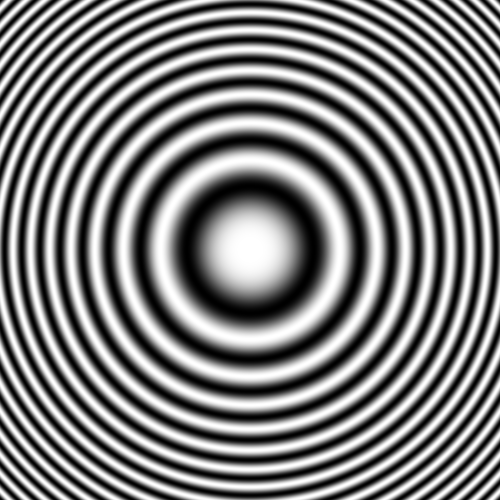
#> input picture zestaw2/PlytkaFresnela.png, 1000 x 1000 px (shown at 1/2 size)
$ python zad19.py ../zestaw2/PlytkaFresnela.png ../zestaw2/zad1a_profil_probki.png
#> lines starting #> are read from the running program, lines starting #| are printed output that depends on the picture; after the words box and inside, x2 and y2 are one past the last pixel; in counts of white or black regions, pixels touching at a corner belong together

import sys

import matplotlib.pyplot as plt
import numpy as np
from PIL import Image, ImageDraw, ImageFont

obraz = np.array(Image.open(sys.argv[1] if len(sys.argv) > 1 else "ZnalezienieSali_modified.png").convert("RGB"))
H, W = obraz.shape[:2]
#> H = 1000; W = 1000
KANALY = "RGB"

# ---------------- (a) przegląd płaszczyzn bitowych ----------------
# płaszczyzna n = (kanał AND 2^n) > 0 ; pokazujemy ją jako 0/255
fig, ax = plt.subplots(3, 8, figsize=(20, 6.5))
print("udział jedynek w płaszczyznach bitowych (zwykły obraz: ok. 0.5, ukryty obraz: wyraźnie inaczej)")
for c in range(3):
    udzialy = []
    for n in range(8):
        plaszczyzna = (obraz[..., c] & (1 << n)) > 0
        udzialy.append(plaszczyzna.mean())
        ax[c, n].imshow(plaszczyzna, cmap="gray"); ax[c, n].axis("off")
        ax[c, n].set_title(f"{KANALY[c]}  bit {n}  (AND {1 << n:08b})", fontsize=8)
    print(f"  {KANALY[c]}: " + "  ".join(f"b{n}={u:.3f}" for n, u in enumerate(udzialy)))
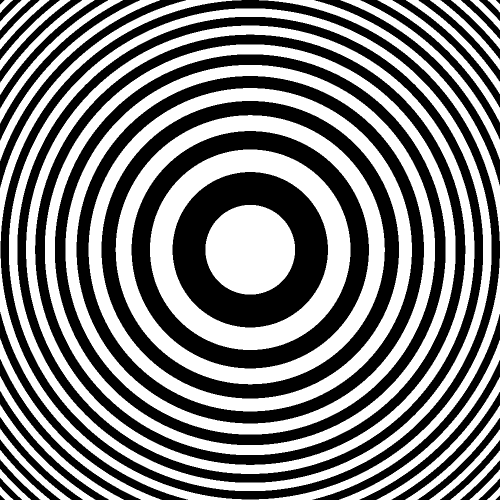
#> plaszczyzna: shape (1000, 1000) bool (shown at 1/2 size); 49.9% white; 38 white regions, largest, box (x1, y1, x2, y2) and area: (90, 89, 911, 910) 50536, (18, 17, 983, 982) 50532, (52, 51, 949, 948) 50532
fig.tight_layout(); fig.savefig("z19a_wszystkie_plaszczyzny.png", dpi=80); plt.close(fig)
#> after `fig.tight_layout()`:
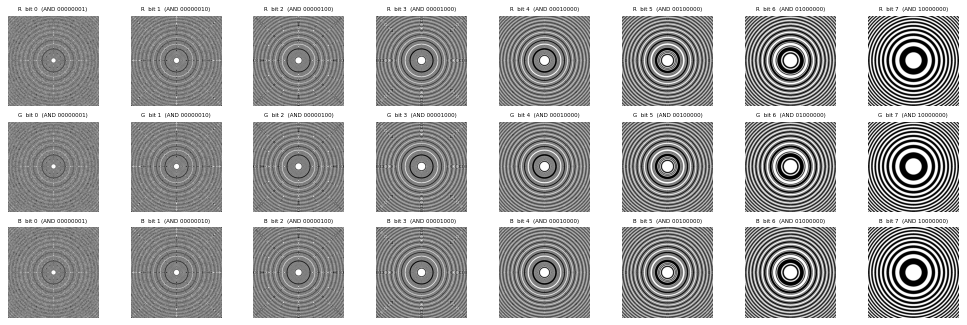
#> figure drawn by matplotlib, 24 panels

# kanał i bit z ukrytym obrazem: płaszczyzna, która najbardziej odbiega od "losowej" (0.5)
odchylenie = [[abs(((obraz[..., c] >> n) & 1).mean() - 0.5) for n in range(3)] for c in range(3)]
#> odchylenie = [[0.00228, 0.000195, 0.000834], [0.00228, 0.000195, 0.000834], [0.00228, 0.000195, 0.000834]]
c_ukr, n_ukr = np.unravel_index(np.argmax(odchylenie), (3, 3))
#> c_ukr = 0; n_ukr = 0
ukryty = ((obraz[..., c_ukr] >> n_ukr) & 1) * 255
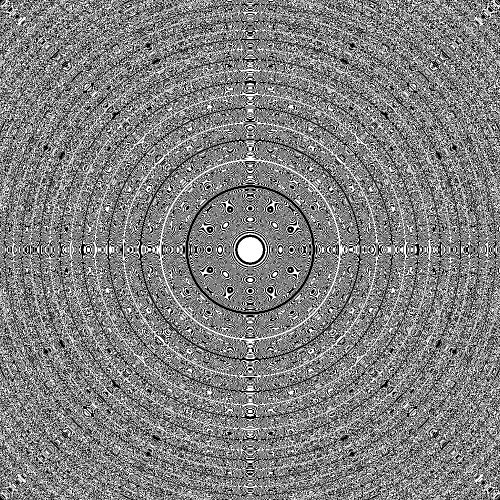
#> ukryty: shape (1000, 1000) (shown at 1/2 size); 50.2% white; black in thin lines or dots
Image.fromarray(ukryty.astype(np.uint8)).save("z19a_ukryty_obraz.png")
print(f"\n(a) ukryty obraz: kanał {KANALY[c_ukr]}, bit {n_ukr}  -> z19a_ukryty_obraz.png")
#| (a) ukryty obraz: kanał R, bit 0  -> z19a_ukryty_obraz.png

# ---------------- (b) ukrycie własnego obrazu ----------------
if len(sys.argv) > 2:
    wiad = Image.open(sys.argv[2]).convert("L").resize((W, H))
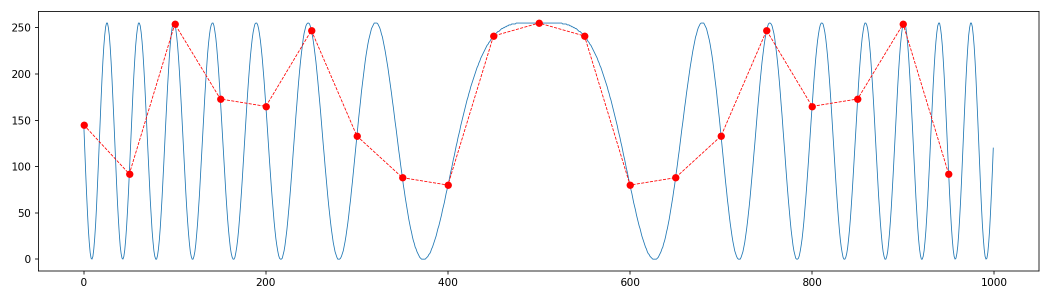
#> input picture zestaw2/zad1a_profil_probki.png, 2100 x 600 px (shown at 1/2 size)
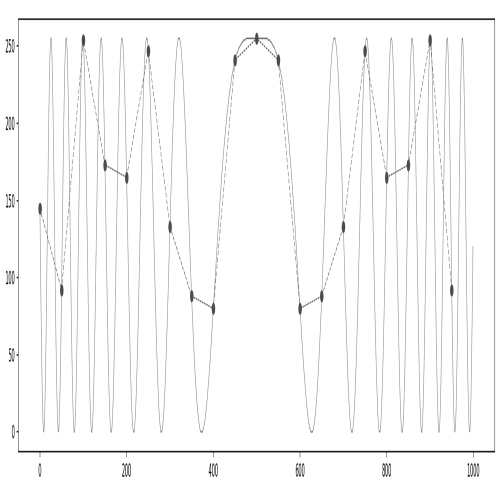
#> wiad: PIL image 1000x1000 L (shown at 1/2 size); min 0, max 255, mean 248.5
else:
    wiad = Image.new("L", (W, H), 0)
    d = ImageDraw.Draw(wiad)
    try:
        font = ImageFont.truetype("DejaVuSans-Bold.ttf", 52)
    except OSError:
        try:
            font = ImageFont.truetype("arial.ttf", 52)
        except OSError:
            font = ImageFont.load_default()
    d.text((W // 2, H // 2 - 50), "Zestaw 3 - PO", font=font, fill=255, anchor="mm")
    d.text((W // 2, H // 2 + 40), "ukryta wiadomość: π ≈ 3.14159", font=font, fill=255, anchor="mm")
    d.rectangle([20, 20, W - 21, H - 21], outline=255, width=8)
bity = (np.array(wiad) > 127).astype(np.uint8)        # 0/1
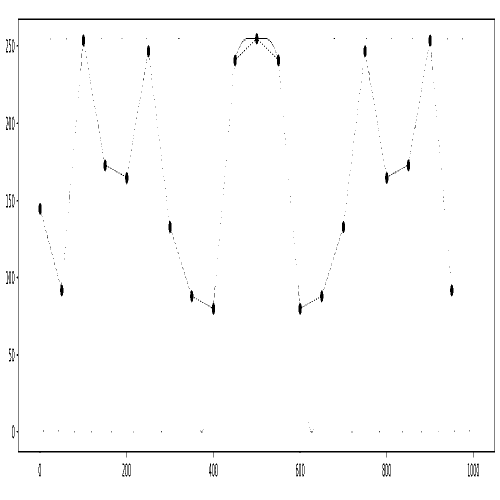
#> bity: shape (1000, 1000) (shown at 1/2 size); values 0 (black) and 1 (white), 98.7% white; 442 black regions (389 under 20 px), largest, box (x1, y1, x2, y2) and area: (33, 37, 990, 915) 7544, (491, 66, 540, 89) 206, (421, 601, 430, 630) 131

maska_zerujaca = np.uint8(0xFF ^ (1 << n_ukr))          # np. 1111 1110 dla bitu 0
#> maska_zerujaca = 254
nowy = obraz.copy()
nowy[..., c_ukr] = (nowy[..., c_ukr] & maska_zerujaca) | (bity << n_ukr)   # wyzeruj bit, wstaw nowy
Image.fromarray(nowy).save("z19b_ukryty_wlasny.png")   # PNG = bezstratny (JPEG zniszczyłby bit!)

# kontrola: odczyt z zapisanego pliku
odczyt = (np.array(Image.open("z19b_ukryty_wlasny.png"))[..., c_ukr] >> n_ukr) & 1
Image.fromarray((odczyt * 255).astype(np.uint8)).save("z19b_kontrola_odczytu.png")
print(f"(b) maska zerująca = {maska_zerujaca:08b}, maks. zmiana piksela = "
      f"{np.abs(nowy.astype(int) - obraz.astype(int)).max()}, odczyt poprawny: {np.array_equal(odczyt, bity)}")
#| (b) maska zerująca = 11111110, maks. zmiana piksela = 1, odczyt poprawny: True
print("\nZapisano: z19a_wszystkie_plaszczyzny.png, z19a_ukryty_obraz.png, "
      "z19b_ukryty_wlasny.png (do oddania), z19b_kontrola_odczytu.png")
